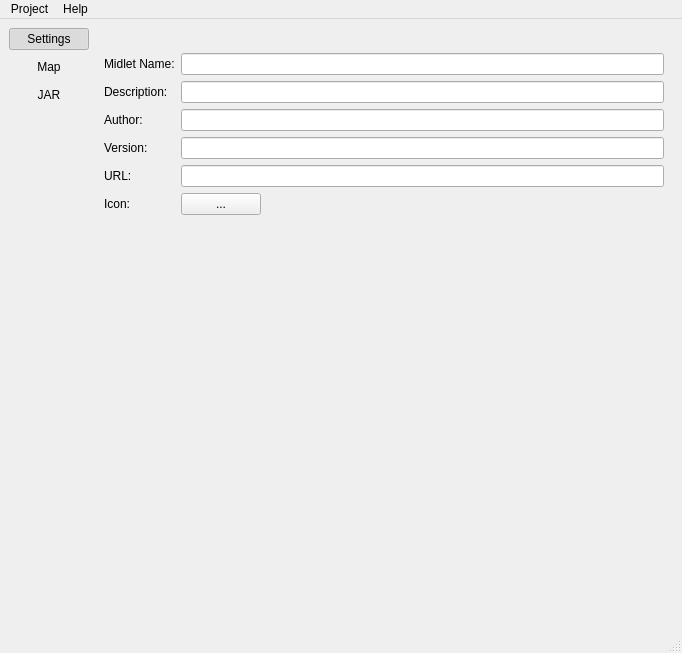
<?xml version="1.0" encoding="UTF-8"?>
<ui version="4.0">
 <class>MainWindow</class>
 <widget class="QMainWindow" name="MainWindow">
  <property name="geometry">
   <rect>
    <x>0</x>
    <y>0</y>
    <width>682</width>
    <height>653</height>
   </rect>
  </property>
  <property name="windowTitle">
   <string>MainWindow</string>
  </property>
  <widget class="QWidget" name="centralwidget">
   <layout class="QHBoxLayout" name="horizontalLayout_7">
    <item>
     <layout class="QVBoxLayout" name="verticalLayout">
      <item>
       <widget class="QPushButton" name="settingsBtn">
        <property name="text">
         <string>Settings</string>
        </property>
        <property name="checkable">
         <bool>true</bool>
        </property>
        <property name="checked">
         <bool>true</bool>
        </property>
        <property name="flat">
         <bool>true</bool>
        </property>
        <attribute name="buttonGroup">
         <string>sideButtonGroup</string>
        </attribute>
       </widget>
      </item>
      <item>
       <widget class="QPushButton" name="mapBtn">
        <property name="text">
         <string>Map</string>
        </property>
        <property name="checkable">
         <bool>true</bool>
        </property>
        <property name="flat">
         <bool>true</bool>
        </property>
        <attribute name="buttonGroup">
         <string>sideButtonGroup</string>
        </attribute>
       </widget>
      </item>
      <item>
       <widget class="QPushButton" name="jarBtn">
        <property name="text">
         <string>JAR</string>
        </property>
        <property name="checkable">
         <bool>true</bool>
        </property>
        <property name="flat">
         <bool>true</bool>
        </property>
        <attribute name="buttonGroup">
         <string>sideButtonGroup</string>
        </attribute>
       </widget>
      </item>
      <item>
       <spacer name="verticalSpacer">
        <property name="orientation">
         <enum>Qt::Vertical</enum>
        </property>
        <property name="sizeHint" stdset="0">
         <size>
          <width>20</width>
          <height>40</height>
         </size>
        </property>
       </spacer>
      </item>
     </layout>
    </item>
    <item>
     <widget class="QStackedWidget" name="stackedWidget">
      <property name="currentIndex">
       <number>0</number>
      </property>
      <widget class="QWidget" name="settings">
       <layout class="QFormLayout" name="formLayout">
        <property name="fieldGrowthPolicy">
         <enum>QFormLayout::AllNonFixedFieldsGrow</enum>
        </property>
        <item row="1" column="0">
         <widget class="QLabel" name="label">
          <property name="text">
           <string>Midlet Name:</string>
          </property>
         </widget>
        </item>
        <item row="1" column="1">
         <widget class="QLineEdit" name="midletNameEdit"/>
        </item>
        <item row="2" column="0">
         <widget class="QLabel" name="label_2">
          <property name="text">
           <string>Description:</string>
          </property>
         </widget>
        </item>
        <item row="2" column="1">
         <widget class="QLineEdit" name="descriptionEdit"/>
        </item>
        <item row="3" column="0">
         <widget class="QLabel" name="label_3">
          <property name="text">
           <string>Author:</string>
          </property>
         </widget>
        </item>
        <item row="3" column="1">
         <widget class="QLineEdit" name="authorEdit"/>
        </item>
        <item row="4" column="0">
         <widget class="QLabel" name="label_4">
          <property name="text">
           <string>Version:</string>
          </property>
         </widget>
        </item>
        <item row="4" column="1">
         <widget class="QLineEdit" name="versionEdit"/>
        </item>
        <item row="5" column="0">
         <widget class="QLabel" name="label_5">
          <property name="text">
           <string>URL:</string>
          </property>
         </widget>
        </item>
        <item row="5" column="1">
         <widget class="QLineEdit" name="urlEdit"/>
        </item>
        <item row="6" column="0">
         <widget class="QLabel" name="label_6">
          <property name="text">
           <string>Icon:</string>
          </property>
         </widget>
        </item>
        <item row="6" column="1">
         <layout class="QHBoxLayout" name="horizontalLayout_2">
          <item>
           <widget class="QPushButton" name="iconBtn">
            <property name="text">
             <string>...</string>
            </property>
           </widget>
          </item>
          <item>
           <spacer name="horizontalSpacer_2">
            <property name="orientation">
             <enum>Qt::Horizontal</enum>
            </property>
            <property name="sizeHint" stdset="0">
             <size>
              <width>40</width>
              <height>20</height>
             </size>
            </property>
           </spacer>
          </item>
         </layout>
        </item>
        <item row="0" column="1">
         <spacer name="verticalSpacer_3">
          <property name="orientation">
           <enum>Qt::Vertical</enum>
          </property>
          <property name="sizeType">
           <enum>QSizePolicy::Fixed</enum>
          </property>
          <property name="sizeHint" stdset="0">
           <size>
            <width>0</width>
            <height>10</height>
           </size>
          </property>
         </spacer>
        </item>
       </layout>
      </widget>
      <widget class="QWidget" name="map">
       <layout class="QVBoxLayout" name="verticalLayout_2">
        <item>
         <layout class="QHBoxLayout" name="horizontalLayout">
          <item>
           <widget class="QPushButton" name="loadImageBtn">
            <property name="text">
             <string>Load Image...</string>
            </property>
           </widget>
          </item>
          <item>
           <spacer name="horizontalSpacer">
            <property name="orientation">
             <enum>Qt::Horizontal</enum>
            </property>
            <property name="sizeHint" stdset="0">
             <size>
              <width>40</width>
              <height>20</height>
             </size>
            </property>
           </spacer>
          </item>
         </layout>
        </item>
        <item>
         <widget class="QGraphicsView" name="mapView"/>
        </item>
        <item>
         <layout class="QHBoxLayout" name="horizontalLayout_3">
          <item>
           <spacer name="horizontalSpacer_3">
            <property name="orientation">
             <enum>Qt::Horizontal</enum>
            </property>
            <property name="sizeHint" stdset="0">
             <size>
              <width>40</width>
              <height>20</height>
             </size>
            </property>
           </spacer>
          </item>
          <item>
           <widget class="QLabel" name="label_13">
            <property name="text">
             <string>Background Colour:</string>
            </property>
           </widget>
          </item>
          <item>
           <widget class="QPushButton" name="backgroundColourBtn">
            <property name="text">
             <string>...</string>
            </property>
           </widget>
          </item>
         </layout>
        </item>
       </layout>
      </widget>
      <widget class="QWidget" name="jar">
       <layout class="QVBoxLayout" name="verticalLayout_3">
        <item>
         <widget class="QGroupBox" name="groupBox_2">
          <property name="title">
           <string>Midlet Settings</string>
          </property>
          <layout class="QFormLayout" name="formLayout_2">
           <property name="fieldGrowthPolicy">
            <enum>QFormLayout::AllNonFixedFieldsGrow</enum>
           </property>
           <item row="0" column="0">
            <widget class="QLabel" name="label_11">
             <property name="text">
              <string>Tile Size:</string>
             </property>
            </widget>
           </item>
           <item row="0" column="1">
            <widget class="QSpinBox" name="tileSizeSpinner"/>
           </item>
           <item row="1" column="0">
            <widget class="QLabel" name="label_12">
             <property name="text">
              <string>Compression Method:</string>
             </property>
            </widget>
           </item>
           <item row="1" column="1">
            <layout class="QHBoxLayout" name="horizontalLayout_4">
             <item>
              <widget class="QRadioButton" name="jpegRadio">
               <property name="text">
                <string>JPEG</string>
               </property>
              </widget>
             </item>
             <item>
              <widget class="QRadioButton" name="pngRadio">
               <property name="text">
                <string>PNG</string>
               </property>
              </widget>
             </item>
            </layout>
           </item>
           <item row="2" column="0">
            <widget class="QLabel" name="label_9">
             <property name="text">
              <string>JPEG Quality:</string>
             </property>
            </widget>
           </item>
           <item row="2" column="1">
            <widget class="QSlider" name="qualitySlider">
             <property name="orientation">
              <enum>Qt::Horizontal</enum>
             </property>
            </widget>
           </item>
           <item row="3" column="0" colspan="2">
            <widget class="QCheckBox" name="crushCheck">
             <property name="text">
              <string>Crush PNGs (requires pngcrush in path)</string>
             </property>
            </widget>
           </item>
           <item row="4" column="0">
            <widget class="QLabel" name="label_14">
             <property name="text">
              <string>Storage Method:</string>
             </property>
            </widget>
           </item>
           <item row="4" column="1">
            <layout class="QHBoxLayout" name="horizontalLayout_5">
             <item>
              <widget class="QRadioButton" name="internalRadio">
               <property name="text">
                <string>Internal</string>
               </property>
              </widget>
             </item>
             <item>
              <widget class="QRadioButton" name="externalRadio">
               <property name="text">
                <string>External</string>
               </property>
              </widget>
             </item>
            </layout>
           </item>
           <item row="5" column="0">
            <widget class="QLabel" name="label_15">
             <property name="text">
              <string>Zoom Level:</string>
             </property>
            </widget>
           </item>
           <item row="5" column="1">
            <widget class="QSpinBox" name="zoomSpinner"/>
           </item>
          </layout>
         </widget>
        </item>
        <item>
         <widget class="QGroupBox" name="groupBox">
          <property name="title">
           <string>Midlet Information</string>
          </property>
          <layout class="QFormLayout" name="formLayout_3">
           <item row="0" column="0">
            <widget class="QLabel" name="label_7">
             <property name="text">
              <string>JAR Size:</string>
             </property>
            </widget>
           </item>
           <item row="0" column="1">
            <widget class="QLabel" name="jarSizeLabel">
             <property name="font">
              <font>
               <italic>true</italic>
              </font>
             </property>
             <property name="frameShape">
              <enum>QFrame::Box</enum>
             </property>
             <property name="frameShadow">
              <enum>QFrame::Sunken</enum>
             </property>
             <property name="text">
              <string>Click 'Calculate Size' or 'Create JAR'</string>
             </property>
            </widget>
           </item>
           <item row="1" column="0">
            <widget class="QLabel" name="label_8">
             <property name="text">
              <string>Data Size:</string>
             </property>
            </widget>
           </item>
           <item row="1" column="1">
            <widget class="QLabel" name="dataSizeLabel">
             <property name="font">
              <font>
               <italic>true</italic>
              </font>
             </property>
             <property name="frameShape">
              <enum>QFrame::Box</enum>
             </property>
             <property name="frameShadow">
              <enum>QFrame::Sunken</enum>
             </property>
             <property name="text">
              <string>N/A</string>
             </property>
            </widget>
           </item>
          </layout>
         </widget>
        </item>
        <item>
         <spacer name="verticalSpacer_2">
          <property name="orientation">
           <enum>Qt::Vertical</enum>
          </property>
          <property name="sizeHint" stdset="0">
           <size>
            <width>20</width>
            <height>222</height>
           </size>
          </property>
         </spacer>
        </item>
        <item>
         <layout class="QHBoxLayout" name="horizontalLayout_6">
          <item>
           <widget class="QPushButton" name="calculateSizeBtn">
            <property name="text">
             <string>Calculate Size</string>
            </property>
           </widget>
          </item>
          <item>
           <widget class="QPushButton" name="createJarBtn">
            <property name="text">
             <string>Create JAR</string>
            </property>
           </widget>
          </item>
          <item>
           <widget class="QPushButton" name="createJabBtn">
            <property name="text">
             <string>Create JAD</string>
            </property>
           </widget>
          </item>
          <item>
           <widget class="QPushButton" name="emulateJarBtn">
            <property name="text">
             <string>Emulate JAR</string>
            </property>
           </widget>
          </item>
         </layout>
        </item>
       </layout>
      </widget>
     </widget>
    </item>
   </layout>
  </widget>
  <widget class="QMenuBar" name="menubar">
   <property name="geometry">
    <rect>
     <x>0</x>
     <y>0</y>
     <width>682</width>
     <height>25</height>
    </rect>
   </property>
   <widget class="QMenu" name="menuFile">
    <property name="title">
     <string>Project</string>
    </property>
    <addaction name="actionNew"/>
    <addaction name="actionOpen"/>
    <addaction name="actionSave"/>
    <addaction name="actionSave_As"/>
    <addaction name="separator"/>
    <addaction name="actionExit"/>
   </widget>
   <widget class="QMenu" name="menuHelp">
    <property name="title">
     <string>Help</string>
    </property>
    <addaction name="actionManual"/>
    <addaction name="actionAbout"/>
   </widget>
   <addaction name="menuFile"/>
   <addaction name="menuHelp"/>
  </widget>
  <widget class="QStatusBar" name="statusbar"/>
  <action name="actionNew">
   <property name="text">
    <string>New</string>
   </property>
  </action>
  <action name="actionOpen">
   <property name="text">
    <string>Open</string>
   </property>
  </action>
  <action name="actionSave">
   <property name="text">
    <string>Save</string>
   </property>
  </action>
  <action name="actionSave_As">
   <property name="text">
    <string>Save As...</string>
   </property>
  </action>
  <action name="actionExit">
   <property name="text">
    <string>Exit</string>
   </property>
  </action>
  <action name="actionManual">
   <property name="text">
    <string>Manual</string>
   </property>
  </action>
  <action name="actionAbout">
   <property name="text">
    <string>About</string>
   </property>
  </action>
 </widget>
 <resources/>
 <connections/>
 <buttongroups>
  <buttongroup name="sideButtonGroup"/>
 </buttongroups>
</ui>
